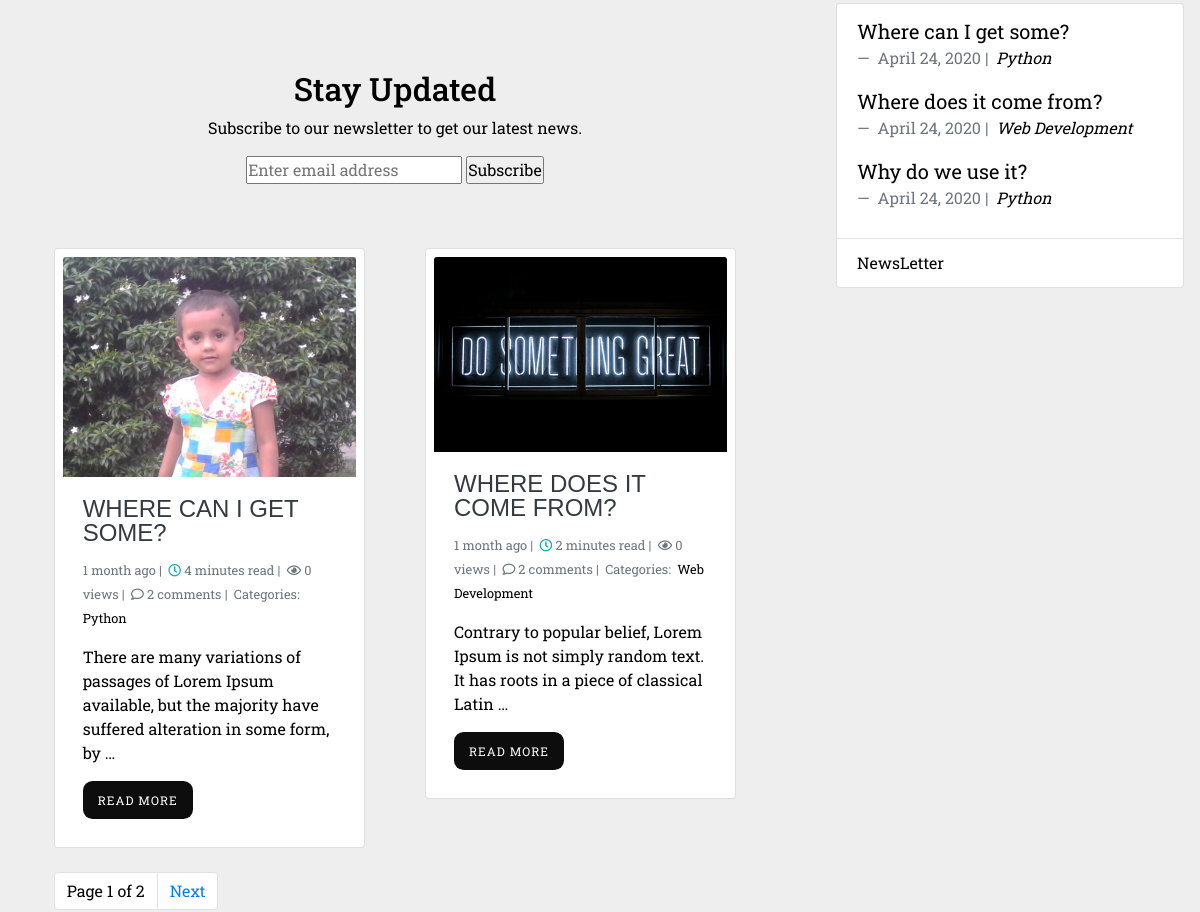
The app's page / (middle part), older data.
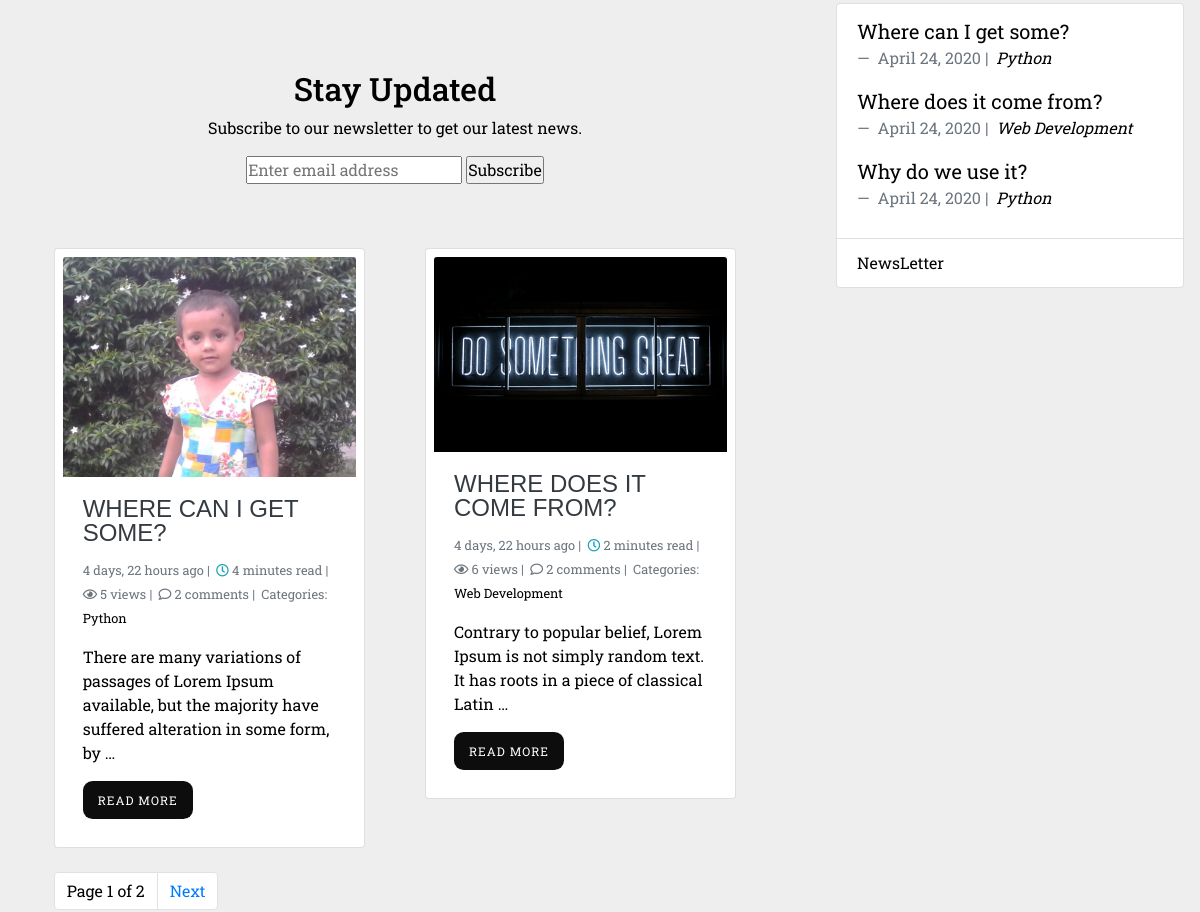
The same page, newer data.
### blog/models.py (models this page shows, shortened)
class Post(models.Model):
    main_image      = models.ImageField(upload_to='images/', blank=True)
    title           = models.CharField(max_length=255)
    slug            = models.SlugField(null=False, unique=True)
    body            = models.TextField()
    created_on      = models.DateTimeField(auto_now_add=True)
    status          = models.IntegerField(choices=STATUS, default=0)
    last_modified   = models.DateTimeField(auto_now=True)
    categories      = models.ManyToManyField('Category', related_name='posts')
    read_time       = models.IntegerField(default=0)
    number_of_views = models.IntegerField(default=0, null=True, blank=True)
    number_of_likes = models.IntegerField(default=0, null=True, blank=True)
    objects = models.Manager()
    class Meta:
        ordering = ['-created_on']
    def get_absolute_url(self):
        return reverse('blog_detail', kwargs={'slug': self.slug})
    @property
    def comments(self):
        instance = self
        qs = Comment.objects.filter_by_instance(instance)
        return qs

### personal_website/views.py (the view)
# urls.py: 2. Add a URL to urlpatterns:  path('', Home.as_view(), name='home')
class Home(generic.ListView):
    model = Post
    template_name = 'home.html'
    context_object_name = 'posts'
    paginate_by = 2
    def get_context_data(self, **kwargs):
        context = super(Home, self).get_context_data(**kwargs)
        context['post_num'] = Post.objects.count()
        return context

### about/templatetags/about_tags.py (called while the page is built)
@register.inclusion_tag('_about_me.html')
def about_me():
    abouts = About.objects.all()
    return {'abouts': abouts}

@register.inclusion_tag('_about_me_detail.html')
def about_me_detail():
    abouts = About.objects.all()
    return {'abouts': abouts}

### blog/models.py (called while the page is built)
    def filter_by_instance(self, instance):
        content_type = ContentType.objects.get_for_model(instance.__class__)
        obj_id = instance.id
        qs = super(CommentManager, self).filter(content_type=content_type, object_id=obj_id).filter(parent=None)
        return qs

### blog/templatetags/blog_tags.py (called while the page is built)
@register.inclusion_tag('_latest_posts.html')
def latest_posts():
    posts = Post.objects.filter(status=1)[:3]
    return {'posts': posts}

### blog/templatetags/markdown_extras.py (called while the page is built)
@register.filter()
@stringfilter
def markdown(value):
    return md.markdown(value, extensions=['markdown.extensions.fenced_code'])

### personal_website/templates/home.html (shortened to what this page needs)
{% extends 'base.html' %}
{% load markdown_extras %}
{% load about_tags %}
{% block page_content %}
<div class="container py-5">
  <div class="row py-5">
    <div class="col-sm text-center">
      <h2>Stay Updated</h2>
      <p>Subscribe to our newsletter to get our latest news.</p>
      <form action="{% url 'newsletters:subscribe' %}" method="POST">{% csrf_token %}
        <input type="email" name="email" placeholder="Enter email address">
        <input type="submit" value="Subscribe">
      </form>
    </div>
  </div>
  <div class="row py-3">
    {% for post in posts %}
    <div class="col-md-6">
      <div class="container">
        <div class="card mb-2">
          <img class="card-img-top" src="{{ post.main_image.url }}" alt="Card image cap">
           <div class="card-body">
            <h3 class="card-title"><a class="text-dark" href="{% url 'blog_detail' post.slug %}">{{ post.title }}</a></h3>
            <small class="text-muted">
               {{ post.last_modified | timesince }} ago |&nbsp;
              <i class="far fa-clock text-info"></i> {% if post.read_time <= 1 %} < 1 Minute {% else %}{{ post.read_time }} minutes read {% endif %} |&nbsp;
              <i class="far fa-eye"></i> {{ post.number_of_views }} views |&nbsp;
              <i class="far fa-comment"></i> {{ post.comments.count }} comments |&nbsp;
              Categories:&nbsp;
              {% for category in post.categories.all %}
              <a href="{% url 'blog_category' category.name %}">
                {{ category.name }}
                </a>&nbsp;
              {% endfor %}
            </small>
            <p class="card-text">{{ post.body | markdown | safe | truncatewords:20 }}</p>
            <a class="blog-home__cta" href="{% url 'blog_detail' post.slug %}">Read more</a>
          </div>
        </div>
      </div>
    </div>
    {% endfor %}
  </div>
  {% if is_paginated %}
  <div class="container mb-3">
    {% include 'pagination.html' %}
  </div>
{% endif %}
</div>
{% endblock %}

### blog/templates/_latest_posts.html
{% for entry in posts %}
<blockquote class="blockquote">
  <p class="mb-0"><a href="{{ entry.get_absolute_url }}">{{ entry.title }}</a></p>
  <footer class="blockquote-footer">
    {{ entry.created_on.date }} |&nbsp;
    <cite title="Source Title">
      {% for category in entry.categories.all %}
      <a href="{% url 'blog_category' category.name %}">
        {{ category.name }}
      </a>
      {% endfor %}
    </cite>
  </footer>
</blockquote>
{% endfor %}

Row changes from the older to the newer data that the page shows:
changed Post "WHERE CAN I GET SOME?": last_modified "1 month" → "4 days, 22 hours"; number_of_views "0" → "5"
changed Post "WHERE DOES IT COME FROM?": last_modified "1 month" → "4 days, 22 hours"; number_of_views "0" → "6"
